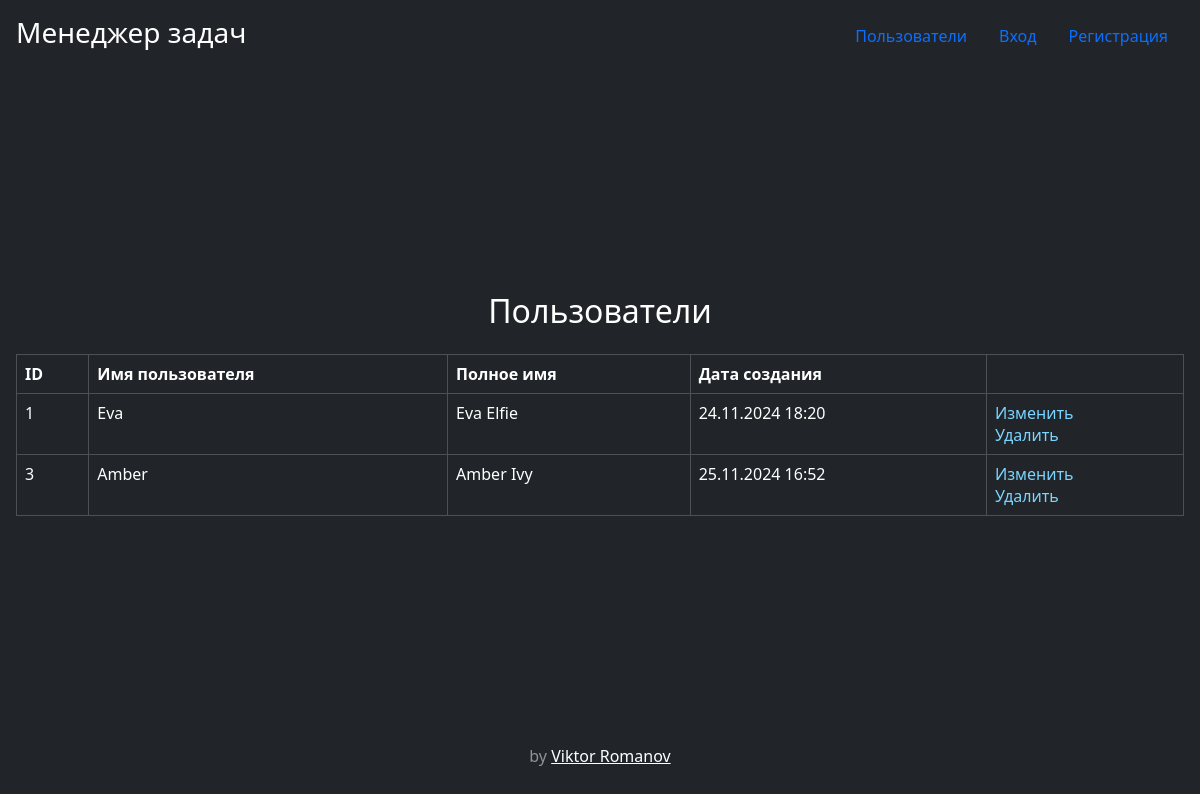
The app's page /users/, older data.
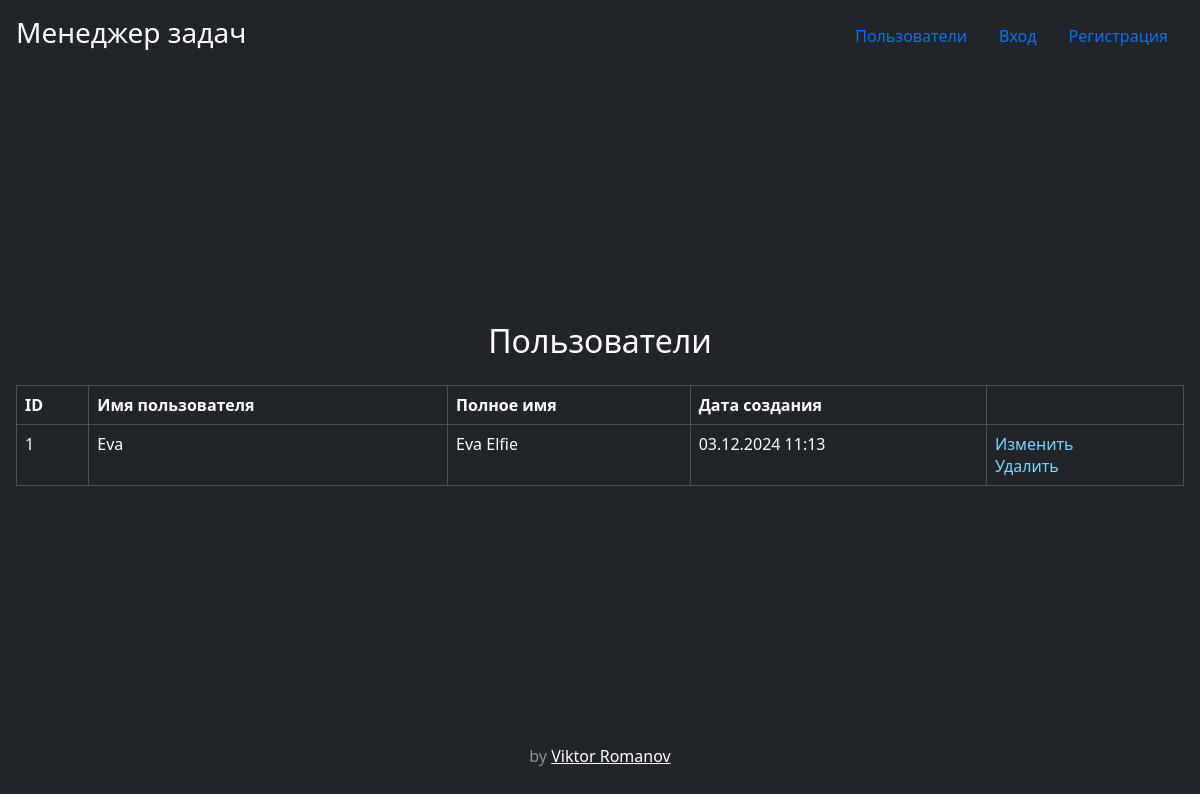
The same page, newer data.
### task_manager/users/models.py (models this page shows, shortened)
class User(AbstractUser):
    first_name = models.CharField(blank=False, max_length=150)
    last_name = models.CharField(blank=False, max_length=150)
    USERNAME_FIELD = 'username'

### task_manager/users/views.py (the view)
# urls.py: path('', views.user_list, name='user_list'),
def user_list(request):
    users = User.objects.all()
    return render(request, 'users/users_list.html', {'users': users})

### task_manager/templates/users/users_list.html
{% extends 'base.html' %}
{% block content %}
  <h2 class="my-4">Пользователи</h2>
  <table class="table table-bordered table-hover table-dark text-nowrap" data-test="urls">
    <thead>
      <tr>
        <th>ID</th>
        <th>Имя пользователя</th>
        <th>Полное имя</th>
        <th>Дата создания</th>
        <th></th>
      </tr>
    </thead>
    <tbody>
      {% for user in users %}
        <tr>
          <td>{{ user.id }}</td>
          <td>{{ user.username }}</td>
          <td>{{ user.first_name }} {{ user.last_name }}</td>
          <td>{{ user.date_joined|date:"d.m.Y H:i" }}</td>
          <td>
            <a href="{% url 'user_update' user.pk %}" style="text-decoration: none; color: #7bd5ff;">Изменить</a>
            <br>
            <a href="{% url 'user_delete' user.pk %}" style="text-decoration: none; color: #7bd5ff;">Удалить</a>
          </td>
        </tr>
      {% endfor %}
    </tbody>
  </table>
{% endblock %}

Row changes from the older to the newer data that the page shows:
removed User: id "3", username "Amber", first_name "Amber", last_name "Ivy", date_joined "25.11.2024 16:52"
changed User "Eva": date_joined "24.11.2024 18:20" → "03.12.2024 11:13"
